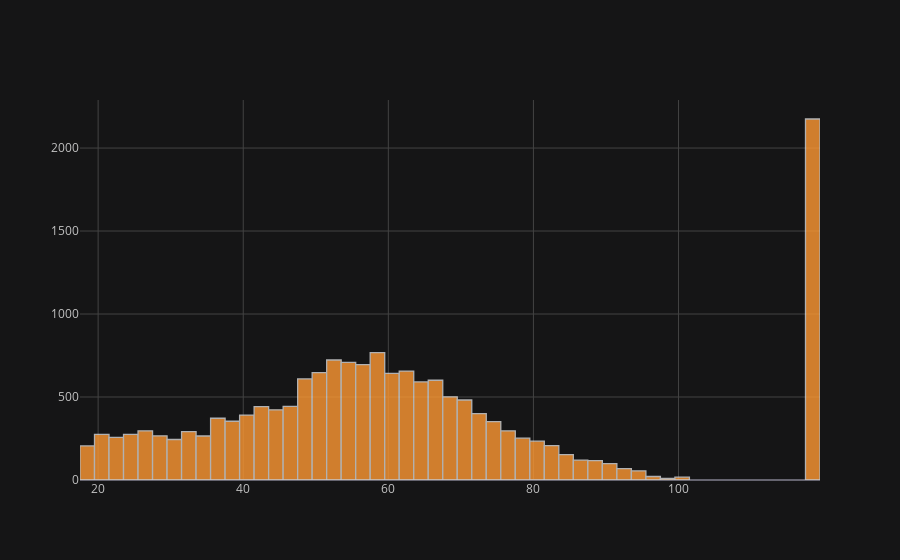

The notebook cell saved with this chart:
### Code cell
profile["age"].iplot(kind="hist", theme="solar")

### Figure 1 — Plotly figure (JSON) as saved in the notebook; plotly's stock layout.template omitted (floating-point values rounded to 4 significant figures; data arrays with more than 128 entries replaced by an {"elided": "..."} marker saying what was removed)
{"data": [{"histfunc": "count", "histnorm": "", "marker": {"color": "rgba(255, 153, 51, 1.0)", "line": {"color": "#D9D9D9", "width": 1.3}}, "name": "age", "opacity": 0.8, "orientation": "v", "type": "histogram", "x": {"elided": "17000 int values"}}], "layout": {"autosize": true, "barmode": "overlay", "legend": {"bgcolor": "#151516", "font": {"color": "#D9D9D9"}}, "paper_bgcolor": "#151516", "plot_bgcolor": "#151516", "title": {"font": {"color": "#D9D9D9"}}, "xaxis": {"autorange": true, "gridcolor": "#434343", "range": [17.5, 119.5], "showgrid": true, "tickfont": {"color": "#C2C2C2"}, "title": {"font": {"color": "#D9D9D9"}, "text": ""}, "type": "linear", "zerolinecolor": "#666570"}, "yaxis": {"autorange": true, "gridcolor": "#434343", "range": [0, 2289.0], "showgrid": true, "tickfont": {"color": "#C2C2C2"}, "title": {"font": {"color": "#D9D9D9"}, "text": ""}, "zerolinecolor": "#666570"}}}
